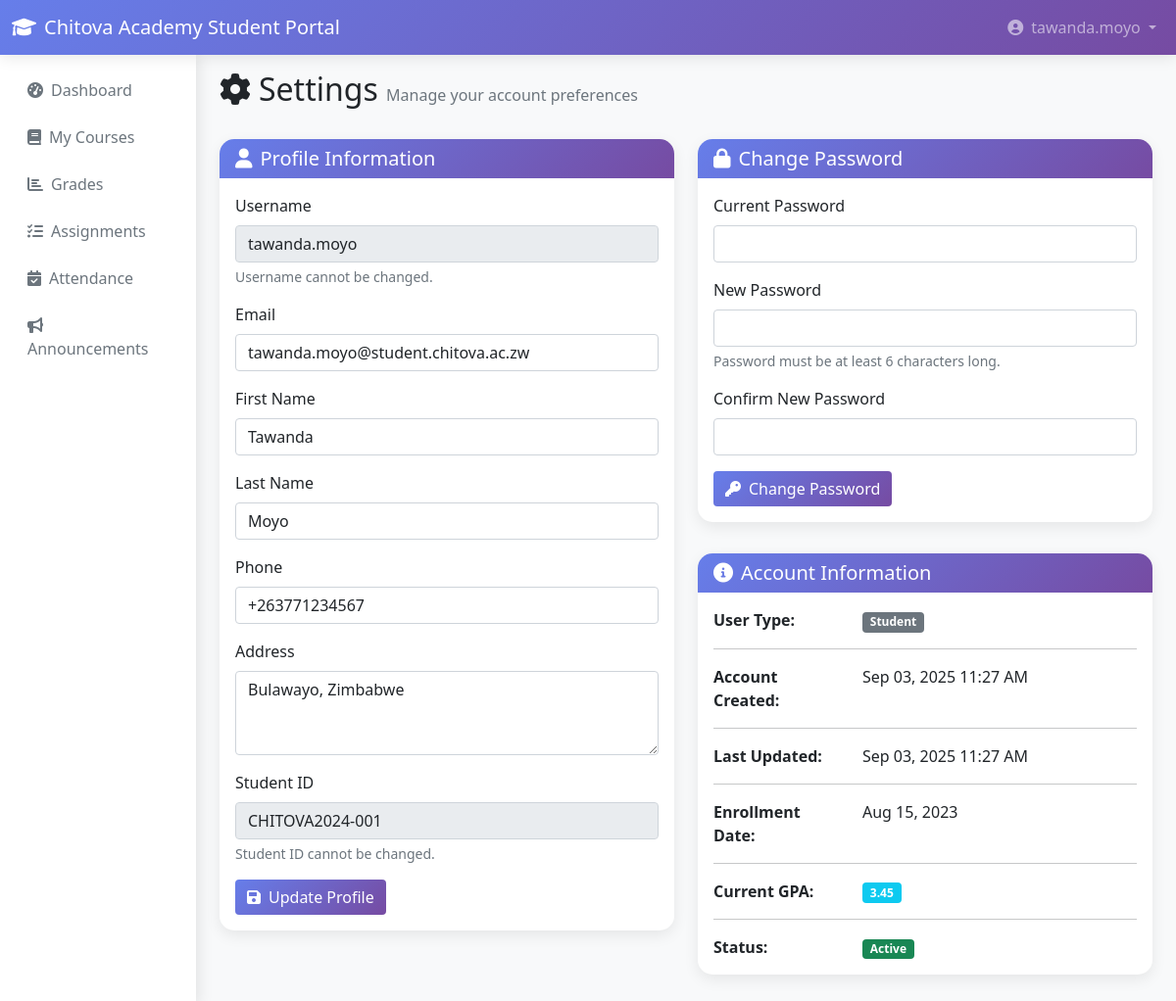
/settings.php (signed in), run on the app's committed database.
### tables this page shows
CREATE TABLE IF NOT EXISTS users (
    id INT PRIMARY KEY AUTO_INCREMENT,
    username VARCHAR(50) UNIQUE NOT NULL,
    email VARCHAR(100) UNIQUE NOT NULL,
    password VARCHAR(255) NOT NULL,
    user_type ENUM('student', 'teacher', 'admin') NOT NULL,
    created_at TIMESTAMP DEFAULT CURRENT_TIMESTAMP,
    updated_at TIMESTAMP DEFAULT CURRENT_TIMESTAMP ON UPDATE CURRENT_TIMESTAMP
);

CREATE TABLE IF NOT EXISTS students (
    id INT PRIMARY KEY AUTO_INCREMENT,
    user_id INT NOT NULL,
    student_id VARCHAR(20) UNIQUE NOT NULL,
    first_name VARCHAR(50) NOT NULL,
    last_name VARCHAR(50) NOT NULL,
    date_of_birth DATE,
    phone VARCHAR(15),
    address TEXT,
    enrollment_date DATE NOT NULL,
    status ENUM('active', 'inactive', 'graduated') DEFAULT 'active',
    gpa DECIMAL(3,2) DEFAULT 0.00,
    FOREIGN KEY (user_id) REFERENCES users(id) ON DELETE CASCADE
);

### config.php (called while the page is built, shortened)
<?php
function getUserType() {
    return $_SESSION['user_type'] ?? null;
}
function formatDate($date, $format = 'M d, Y') {
    return date($format, strtotime($date));
}
function formatDateTime($datetime, $format = 'M d, Y g:i A') {
    return date($format, strtotime($datetime));
}
?>

### settings.php (the view, shortened to what this page needs)
<?php
require_once __DIR__ . '/../config.php';
$userType = getUserType();
$userId = $_SESSION['user_id'];
$stmt = $pdo->prepare("SELECT * FROM users WHERE id = ?");
$stmt->execute([$userId]);
$userData = $stmt->fetch();
if ($userType === 'student') {
    $stmt = $pdo->prepare("SELECT * FROM students WHERE user_id = ?");
    $stmt->execute([$userId]);
    $profileData = $stmt->fetch();
} elseif ($userType === 'teacher') {
    $stmt = $pdo->prepare("SELECT * FROM teachers WHERE user_id = ?");
    $stmt->execute([$userId]);
    $profileData = $stmt->fetch();
}
?>
<!DOCTYPE html>
<html lang="en">
<head>
    <link href="https://cdn.jsdelivr.net/npm/bootstrap@5.1.3/dist/css/bootstrap.min.css" rel="stylesheet">
    <link href="https://cdnjs.cloudflare.com/ajax/libs/font-awesome/6.0.0/css/all.min.css" rel="stylesheet">
</head>
<body>
    <nav class="navbar navbar-expand-lg navbar-dark">
        <div class="container-fluid">
            <a class="navbar-brand" href="dashboard.php">
                <i class="fas fa-graduation-cap me-2"></i><?php echo APP_NAME; ?>
            </a>
            <div class="navbar-nav ms-auto">
                <div class="nav-item dropdown">
                    <a class="nav-link dropdown-toggle" href="#" id="navbarDropdown" role="button"
                       data-bs-toggle="dropdown" aria-expanded="false">
                        <i class="fas fa-user-circle me-2"></i><?php echo $_SESSION['username']; ?>
                    </a>
                </div>
            </div>
        </div>
    </nav>
    <div class="container-fluid">
        <div class="row">
            <nav class="col-md-2 sidebar">
                <div class="position-sticky pt-3">
                    <ul class="nav nav-pills flex-column mb-auto">
                        <li class="nav-item">
                            <a href="dashboard.php" class="nav-link">
                                <i class="fas fa-tachometer-alt me-2"></i>Dashboard
                            </a>
                        </li>
                        <?php if ($userType === 'student'): ?>
                        <li class="nav-item">
                            <a href="courses.php" class="nav-link">
                                <i class="fas fa-book me-2"></i>My Courses
                            </a>
                        </li>
                        <li class="nav-item">
                            <a href="grades.php" class="nav-link">
                                <i class="fas fa-chart-bar me-2"></i>Grades
                            </a>
                        </li>
                        <li class="nav-item">
                            <a href="assignments.php" class="nav-link">
                                <i class="fas fa-tasks me-2"></i>Assignments
                            </a>
                        </li>
                        <li class="nav-item">
                            <a href="attendance.php" class="nav-link">
                                <i class="fas fa-calendar-check me-2"></i>Attendance
                            </a>
                        </li>
                        <?php endif; ?>
                        <li class="nav-item">
                            <a href="announcements.php" class="nav-link">
                                <i class="fas fa-bullhorn me-2"></i>Announcements
                            </a>
                        </li>
                    </ul>
                </div>
            </nav>
            <main class="col-md-10 ms-sm-auto px-md-4">
                <div class="pt-3 pb-2 mb-3">
                    <h1 class="h2">
                        <i class="fas fa-cog me-2"></i>Settings
                        <span class="text-muted fs-6">Manage your account preferences</span>
                    </h1>
                </div>
                <div class="row">
                    <div class="col-md-6">
                        <div class="card dashboard-card">
                            <div class="card-header">
                                <h5 class="mb-0"><i class="fas fa-user me-2"></i>Profile Information</h5>
                            </div>
                            <div class="card-body">
                                <form method="POST">
                                    <div class="mb-3">
                                        <label for="username" class="form-label">Username</label>
                                        <input type="text" class="form-control" id="username" value="<?php echo htmlspecialchars($userData['username']); ?>" readonly>
                                        <div class="form-text">Username cannot be changed.</div>
                                    </div>
                                    <div class="mb-3">
                                        <label for="email" class="form-label">Email</label>
                                        <input type="email" class="form-control" id="email" name="email"
                                               value="<?php echo htmlspecialchars($userData['email']); ?>" required>
                                    </div>
                                    <?php if ($userType === 'student' && $profileData): ?>
                                    <div class="mb-3">
                                        <label for="first_name" class="form-label">First Name</label>
                                        <input type="text" class="form-control" id="first_name" name="first_name"
                                               value="<?php echo htmlspecialchars($profileData['first_name']); ?>" required>
                                    </div>
                                    <div class="mb-3">
                                        <label for="last_name" class="form-label">Last Name</label>
                                        <input type="text" class="form-control" id="last_name" name="last_name"
                                               value="<?php echo htmlspecialchars($profileData['last_name']); ?>" required>
                                    </div>
                                    <div class="mb-3">
                                        <label for="phone" class="form-label">Phone</label>
                                        <input type="tel" class="form-control" id="phone" name="phone"
                                               value="<?php echo htmlspecialchars($profileData['phone'] ?? ''); ?>">
                                    </div>
                                    <div class="mb-3">
                                        <label for="address" class="form-label">Address</label>
                                        <textarea class="form-control" id="address" name="address" rows="3"><?php echo htmlspecialchars($profileData['address'] ?? ''); ?></textarea>
                                    </div>
                                    <div class="mb-3">
                                        <label for="student_id" class="form-label">Student ID</label>
                                        <input type="text" class="form-control" id="student_id" value="<?php echo htmlspecialchars($profileData['student_id']); ?>" readonly>
                                        <div class="form-text">Student ID cannot be changed.</div>
                                    </div>
                                    <?php endif; ?>
                                    <button type="submit" name="update_profile" class="btn btn-primary">
                                        <i class="fas fa-save me-2"></i>Update Profile
                                    </button>
                                </form>
                            </div>
                        </div>
                    </div>
                    <div class="col-md-6">
                        <div class="card dashboard-card">
                            <div class="card-header">
                                <h5 class="mb-0"><i class="fas fa-lock me-2"></i>Change Password</h5>
                            </div>
                            <div class="card-body">
                                <form method="POST" id="passwordForm">
                                    <div class="mb-3">
                                        <label for="current_password" class="form-label">Current Password</label>
                                        <input type="password" class="form-control" id="current_password" name="current_password" required>
                                    </div>
                                    <div class="mb-3">
                                        <label for="new_password" class="form-label">New Password</label>
                                        <input type="password" class="form-control" id="new_password" name="new_password"
                                               minlength="6" required>
                                        <div class="form-text">Password must be at least 6 characters long.</div>
                                    </div>
                                    <div class="mb-3">
                                        <label for="confirm_password" class="form-label">Confirm New Password</label>
                                        <input type="password" class="form-control" id="confirm_password" name="confirm_password"
                                               minlength="6" required>
                                    </div>
                                    <button type="submit" name="change_password" class="btn btn-primary">
                                        <i class="fas fa-key me-2"></i>Change Password
                                    </button>
                                </form>
                            </div>
                        </div>
                        <div class="card dashboard-card">
                            <div class="card-header">
                                <h5 class="mb-0"><i class="fas fa-info-circle me-2"></i>Account Information</h5>
                            </div>
                            <div class="card-body">
                                <div class="row">
                                    <div class="col-sm-4">
                                        <strong>User Type:</strong>
                                    </div>
                                    <div class="col-sm-8">
                                        <span class="badge bg-secondary"><?php echo ucfirst($userType); ?></span>
                                    </div>
                                </div>
                                <hr>
                                <div class="row">
                                    <div class="col-sm-4">
                                        <strong>Account Created:</strong>
                                    </div>
                                    <div class="col-sm-8">
                                        <?php echo formatDateTime($userData['created_at']); ?>
                                    </div>
                                </div>
                                <hr>
                                <div class="row">
                                    <div class="col-sm-4">
                                        <strong>Last Updated:</strong>
                                    </div>
                                    <div class="col-sm-8">
                                        <?php echo formatDateTime($userData['updated_at']); ?>
                                    </div>
                                </div>
                                <?php if ($userType === 'student' && $profileData): ?>
                                <hr>
                                <div class="row">
                                    <div class="col-sm-4">
                                        <strong>Enrollment Date:</strong>
                                    </div>
                                    <div class="col-sm-8">
                                        <?php echo formatDate($profileData['enrollment_date']); ?>
                                    </div>
                                </div>
                                <hr>
                                <div class="row">
                                    <div class="col-sm-4">
                                        <strong>Current GPA:</strong>
                                    </div>
                                    <div class="col-sm-8">
                                        <span class="badge bg-info"><?php echo $profileData['gpa']; ?></span>
                                    </div>
                                </div>
                                <hr>
                                <div class="row">
                                    <div class="col-sm-4">
                                        <strong>Status:</strong>
                                    </div>
                                    <div class="col-sm-8">
                                        <span class="badge bg-success"><?php echo ucfirst($profileData['status']); ?></span>
                                    </div>
                                </div>
                                <?php endif; ?>
                            </div>
                        </div>
                    </div>
                </div>
            </main>
        </div>
    </div>
</body>
</html>

### settings.php (style rules this page uses)
:root { --primary-color: #667eea; --secondary-color: #764ba2; }
body { background-color: #f8f9fa; }
.navbar { background: linear-gradient(135deg, var(--primary-color) 0%, var(--secondary-color) 100%); box-shadow: 0 2px 15px rgba(0, 0, 0, 0.1); }
.dashboard-card { border: none; border-radius: 15px; box-shadow: 0 5px 15px rgba(0, 0, 0, 0.08); transition: transform 0.3s ease; margin-bottom: 2rem; }
.card-header { background: linear-gradient(135deg, var(--primary-color) 0%, var(--secondary-color) 100%); color: white; border-radius: 15px 15px 0 0 !important; border: none; }
.sidebar { background: white; min-height: calc(100vh - 76px); box-shadow: 2px 0 15px rgba(0, 0, 0, 0.1); }
.nav-pills .nav-link { color: #6c757d; margin-bottom: 0.5rem; border-radius: 10px; }
.btn-primary { background: linear-gradient(135deg, var(--primary-color) 0%, var(--secondary-color) 100%); border: none; }

### data on the page
users: username "tawanda.moyo", email "tawanda.moyo@student.chitova.ac.zw", created_at "Sep 03, 2025 11:27 AM", updated_at "Sep 03, 2025 11:27 AM"
students: first_name "Tawanda", last_name "Moyo", phone "+263771234567", address "Bulawayo, Zimbabwe", student "CHITOVA2024-001", enrollment_date "Aug 15, 2023", gpa "3.45", status "Active"

### other printed values
APP_NAME "Chitova Academy Student Portal"
$_SESSION['username'] "tawanda.moyo"
$userType "Student"
